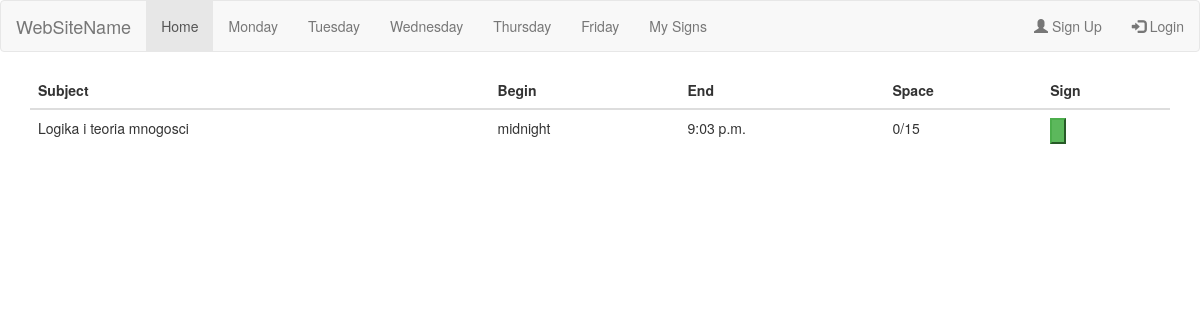
Before: /sign/friday/ with the older database file.
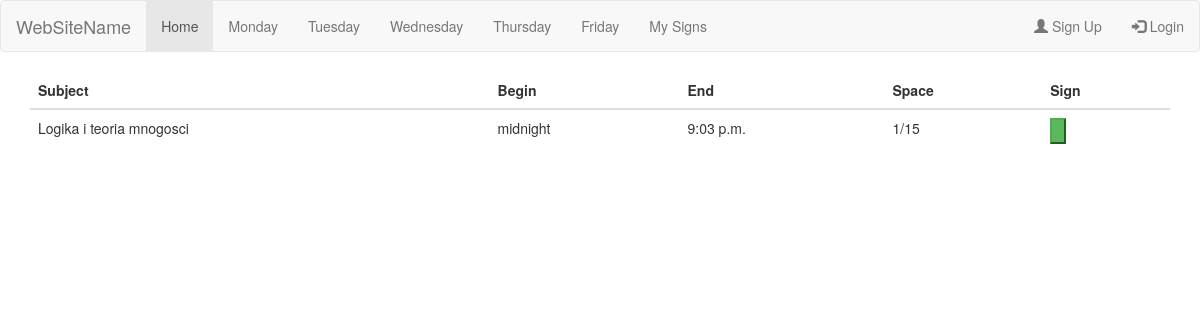
After: the same page with the newer database file.
### signs/models.py (models this page shows, shortened)
class Subject(models.Model):
    DAY_CHOICE = (
        (1, 'Monday'),
        (2, 'Tuesday'),
        (3, 'Wednesday'),
        (4, 'Thursday'),
        (5, 'Friday'),
    )
    YEAR_CHOICE = (
        (0, 'undefined'),
        (1, '1'),
        (2, '2'),
        (3, '3'),
        (4, '4'),
        (5, '5'),
    )
    name = models.CharField(max_length=150)
    day = models.IntegerField(choices=DAY_CHOICE)
    begin_at = models.TimeField(blank=True)
    end_at = models.TimeField(blank=True)
    actual_space = models.IntegerField(default=0)
    space = models.IntegerField(default=0)
    year = models.IntegerField(choices=YEAR_CHOICE, default=0)

### signs/views.py (the view)
def showFridayTable(request):
    user = request.user
    if request.user.is_authenticated():
        subjects = Subject.objects.all().filter(day=5, year=request.user.extendeduser.year)
    else:
        subjects = Subject.objects.all().filter(day=5, year=0)
    subjects_participation = {}
    try:
        for object in Subject.objects.all():
            if Sign.objects.all().filter(subject=object.id, user=user).exists():
                subjects_participation[object.id] = {'state': 'disabled', 'text': 'Zapisano'}
            else:
                subjects_participation[object.id] = {'state': ' ', 'text': 'Zapisz się'}
    except:
        pass
    return render(request, 'signs/friday.html', {'subjects': subjects, 'participation': subjects_participation})

### signs/templates/signs/friday.html (shortened to what this page needs)
{% extends 'base.html' %}
{% block pageContent %}
    <table class="table table-hover">
    <thead>
    <tr>
        <th>Subject</th>
        <th>Begin</th>
        <th>End</th>
        <th>Space</th>
        <th>Sign</th>
    </tr>
    </thead>
{% for subject in subjects %}
    <tbody>
        <td>{{ subject.name }}</td>
        <td>{{ subject.begin_at }}</td>
        <td>{{ subject.end_at }}</td>
        <td> {{ subject.actual_space }}/{{ subject.space }}</td>
        <td><button class="btn-success subjectButton" day="friday" subjectId="{{ subject.id }}"
		</button><br></td>
    </tbody>
{% endfor %}
    </table>
{% endblock %}

Changed rows visible on the page:
changed Subject "Logika i teoria mnogosci": actual_space "0" → "1"
